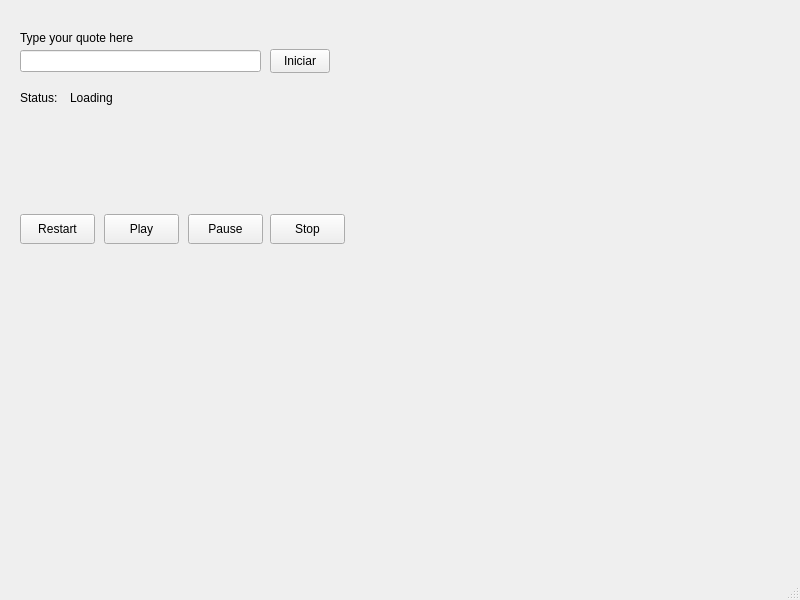
<?xml version="1.0" encoding="UTF-8"?>
<ui version="4.0">
 <class>MainWindow</class>
 <widget class="QMainWindow" name="MainWindow">
  <property name="geometry">
   <rect>
    <x>0</x>
    <y>0</y>
    <width>800</width>
    <height>600</height>
   </rect>
  </property>
  <property name="windowTitle">
   <string>MainWindow</string>
  </property>
  <widget class="QWidget" name="centralwidget">
   <widget class="QPushButton" name="buttonStart">
    <property name="geometry">
     <rect>
      <x>270</x>
      <y>49</y>
      <width>60</width>
      <height>24</height>
     </rect>
    </property>
    <property name="text">
     <string>Iniciar</string>
    </property>
   </widget>
   <widget class="QLineEdit" name="textBoxQuote">
    <property name="geometry">
     <rect>
      <x>20</x>
      <y>50</y>
      <width>241</width>
      <height>22</height>
     </rect>
    </property>
   </widget>
   <widget class="QLabel" name="labelQuote">
    <property name="geometry">
     <rect>
      <x>20</x>
      <y>30</y>
      <width>151</width>
      <height>16</height>
     </rect>
    </property>
    <property name="text">
     <string>Type your quote here</string>
    </property>
   </widget>
   <widget class="QLabel" name="labelStatus">
    <property name="geometry">
     <rect>
      <x>20</x>
      <y>90</y>
      <width>41</width>
      <height>16</height>
     </rect>
    </property>
    <property name="text">
     <string>Status:</string>
    </property>
   </widget>
   <widget class="QLabel" name="status">
    <property name="geometry">
     <rect>
      <x>70</x>
      <y>90</y>
      <width>49</width>
      <height>16</height>
     </rect>
    </property>
    <property name="text">
     <string>Loading</string>
    </property>
   </widget>
   <widget class="QPushButton" name="pushButton">
    <property name="geometry">
     <rect>
      <x>104</x>
      <y>214</y>
      <width>75</width>
      <height>30</height>
     </rect>
    </property>
    <property name="text">
     <string>Play</string>
    </property>
   </widget>
   <widget class="QPushButton" name="pushButton_2">
    <property name="geometry">
     <rect>
      <x>188</x>
      <y>214</y>
      <width>75</width>
      <height>30</height>
     </rect>
    </property>
    <property name="text">
     <string>Pause</string>
    </property>
   </widget>
   <widget class="QPushButton" name="pushButton_3">
    <property name="geometry">
     <rect>
      <x>20</x>
      <y>214</y>
      <width>75</width>
      <height>30</height>
     </rect>
    </property>
    <property name="text">
     <string>Restart</string>
    </property>
   </widget>
   <widget class="QPushButton" name="pushButton_4">
    <property name="geometry">
     <rect>
      <x>270</x>
      <y>214</y>
      <width>75</width>
      <height>30</height>
     </rect>
    </property>
    <property name="text">
     <string>Stop</string>
    </property>
   </widget>
  </widget>
  <widget class="QMenuBar" name="menubar">
   <property name="geometry">
    <rect>
     <x>0</x>
     <y>0</y>
     <width>800</width>
     <height>22</height>
    </rect>
   </property>
  </widget>
  <widget class="QStatusBar" name="statusbar"/>
 </widget>
 <resources/>
 <connections/>
</ui>
